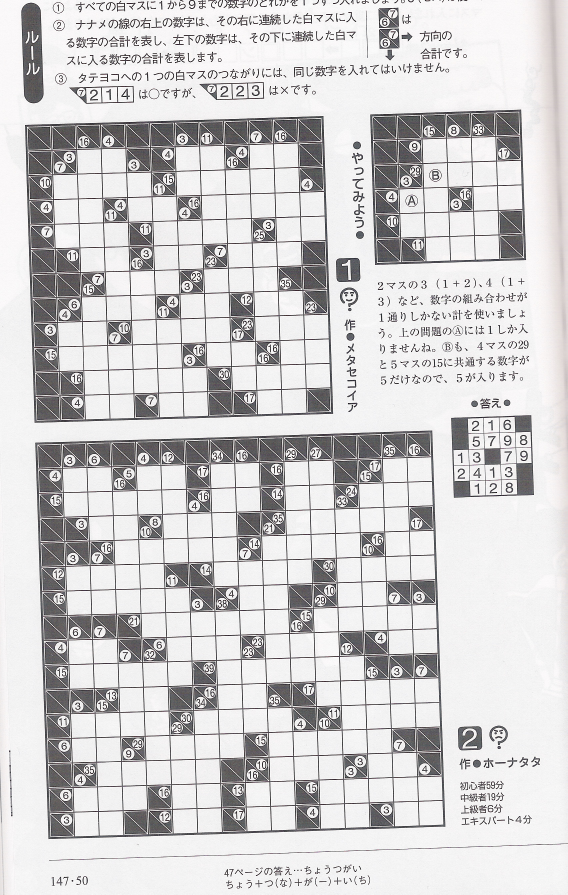
#> input picture testimage/n147.jpg, 1702 x 2683 px (shown at 1/3 size)
$ python showImgProc.py ../testimage/n147.jpg   (Python 2 division)
#> lines starting #> are read from the running program, lines starting #| are printed output that depends on the picture; after the words box and inside, x2 and y2 are one past the last pixel; in counts of white or black regions, pixels touching at a corner belong together
#> further down, img is the input picture: shape (2683, 1702, 3); mean B, G, R 207.7, 207, 208.2
#!/usr/bin/env python

import cv2
import numpy as np
import sys

def _angle_cos(p0, p1, p2):
    d1, d2 = (p0-p1).astype('float'), (p2-p1).astype('float')
    return np.dot(d1, d2) / np.sqrt( np.dot(d1, d1)*np.dot(d2, d2) )


def showImageProcess(img):
    h, w, c = img.shape
#> h = 2683; w = 1702; c = 3
    if h > 1000:
        w = w * 1000 / h
#> w = 634
        h = 1000
        img = cv2.resize(img, (w,h))
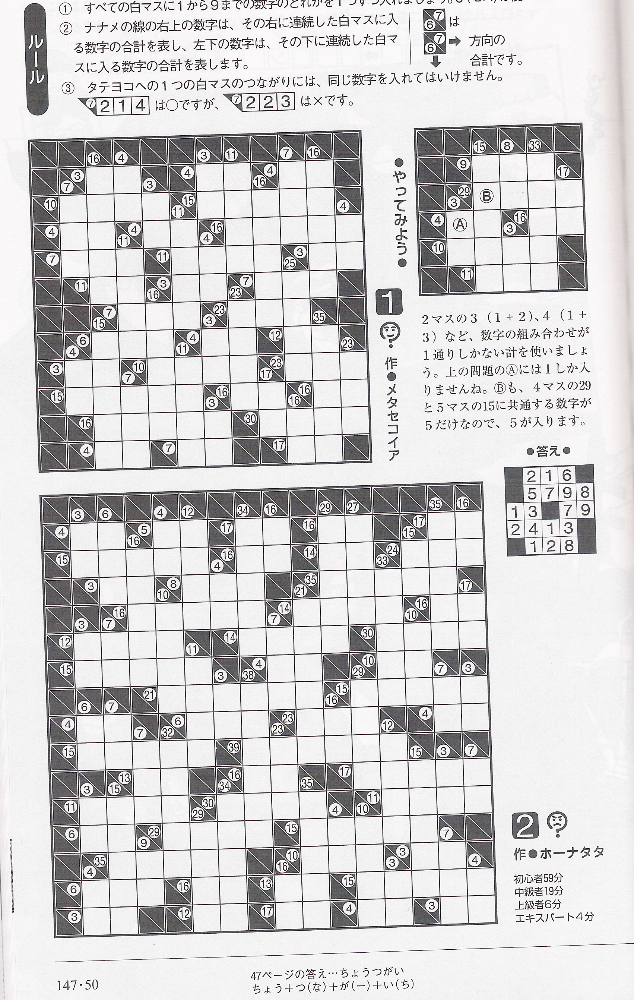
#> img: shape (1000, 634, 3); mean of channels 0, 1, 2 207.5, 206.8, 208.1; drawn as B, G, R
    cv2.imshow('Original', img)
    ch = 0xFF & cv2.waitKey()
#> (key Esc is pressed here)

    gray = cv2.cvtColor(img, cv2.COLOR_BGR2GRAY)
    cv2.imshow('Grayed', gray)
    ch = 0xFF & cv2.waitKey()
#> (key Esc is pressed here)

    blur = cv2.GaussianBlur(gray, (5, 5), 0)
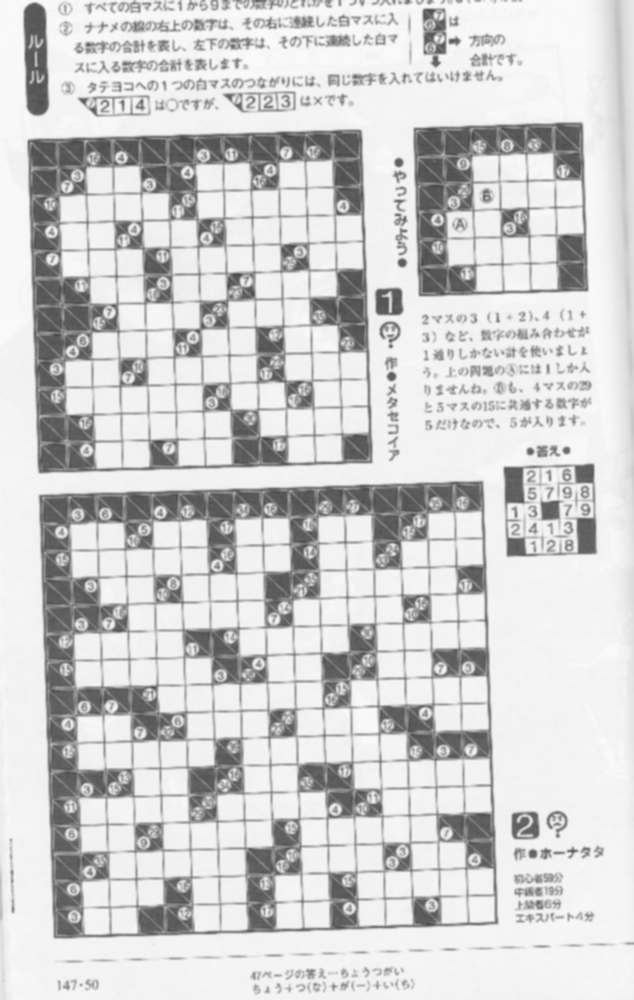
#> blur: shape (1000, 634); min 70, max 250, mean 207.3
    cv2.imshow('Blurred', blur)
    ch = 0xFF & cv2.waitKey()
#> (key Esc is pressed here)

    dilate = cv2.dilate(blur, None)
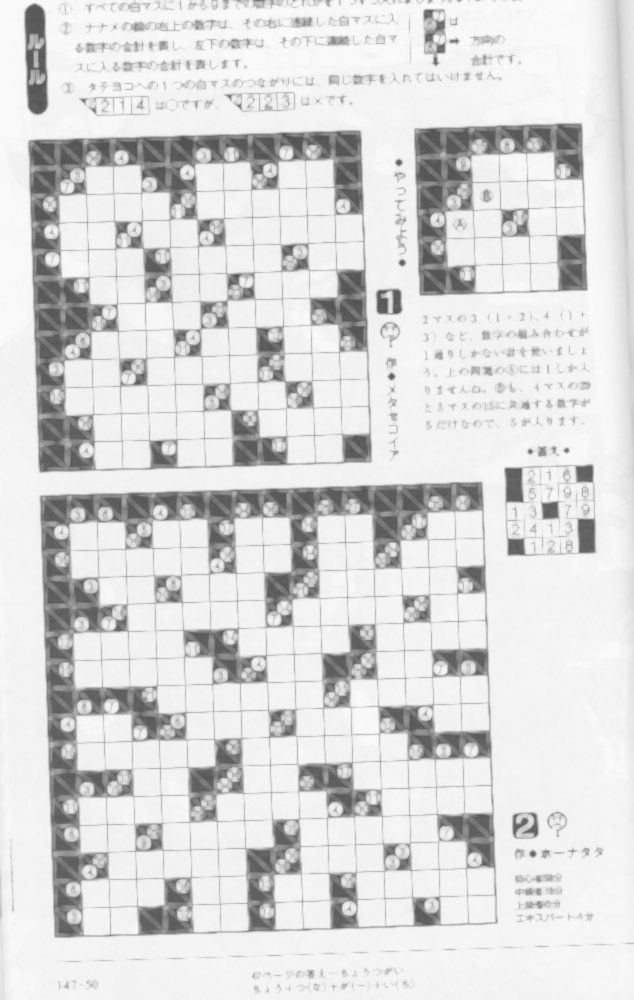
#> dilate: shape (1000, 634); min 80, max 250, mean 217.4
    cv2.imshow('Dilated', dilate)
    ch = 0xFF & cv2.waitKey()
#> (key Esc is pressed here)

    thresh = cv2.adaptiveThreshold(
            dilate,
            maxValue=255,
            adaptiveMethod=cv2.ADAPTIVE_THRESH_GAUSSIAN_C,
            thresholdType = cv2.THRESH_BINARY,
            blockSize =5,
            C = 1)
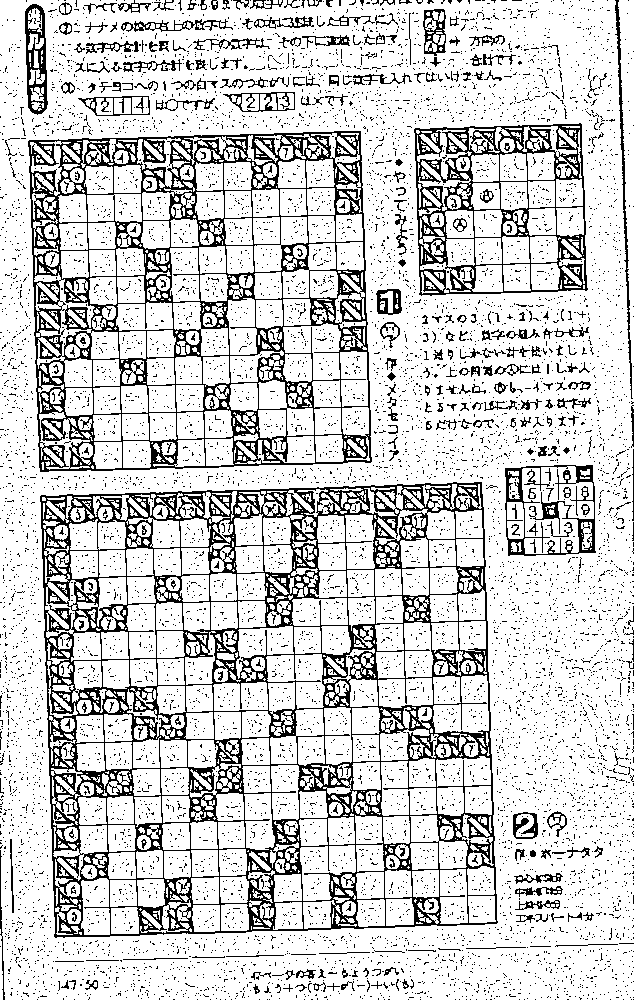
#> thresh: shape (1000, 634); 81.5% white; black in thin lines or dots
    cv2.imshow('Edged', thresh)
    ch = 0xFF & cv2.waitKey()
#> (key Esc is pressed here)

    contours, hierarchy = cv2.findContours(thresh, cv2.RETR_LIST, cv2.CHAIN_APPROX_SIMPLE)
#> contours = 12064 contours, 10897 with area under 20; largest, box (x1, y1, x2, y2) and area: (0, 0, 634, 1000) 628702, (39, 481, 499, 939) 196544, (27, 130, 373, 473) 110996, (413, 122, 589, 297) 28270, (504, 464, 597, 557) 8008
    print 'base contours=', len(contours)
#| base contours= 12064
    squares = []
    for cnt in contours:
        cnt_len = cv2.arcLength(cnt, True)
        cnt = cv2.approxPolyDP(cnt, 0.02*cnt_len, True)
        if len(cnt) == 4 and cv2.contourArea(cnt) > 1000 and cv2.isContourConvex(cnt):
            cnt2 = cnt.reshape(-1, 2)
            max_cos = np.max([abs(_angle_cos( cnt2[i], cnt2[(i+1) % 4], cnt2[(i+2) % 4] )) for i in xrange(4)])
            if max_cos < 0.1:
                squares.append(cnt)
#> this loop made 12064 passes
#> (cnt, cnt_len) on passes 1 to 3: ([[595, 998], [596, 997], [597, 998], [596, 999]], 5.66), ([[586, 998], [587, 997], [588, 998], [587, 999]], 5.66), ([[526, 998], [527, 997], [528, 998], [527, 999]], 5.66)
#> after the loop, squares = 4 contours; box (x1, y1, x2, y2) and area: (39, 481, 499, 939) 195620, (27, 130, 373, 473) 110195, (413, 122, 589, 296) 28018, (504, 464, 597, 557) 7760
    print 'squares=', len(squares)
#| squares= 4
    if len(squares) > 0:
        cont = img.copy()
        cv2.drawContours(cont, squares, -1, (0,0,255), 1)
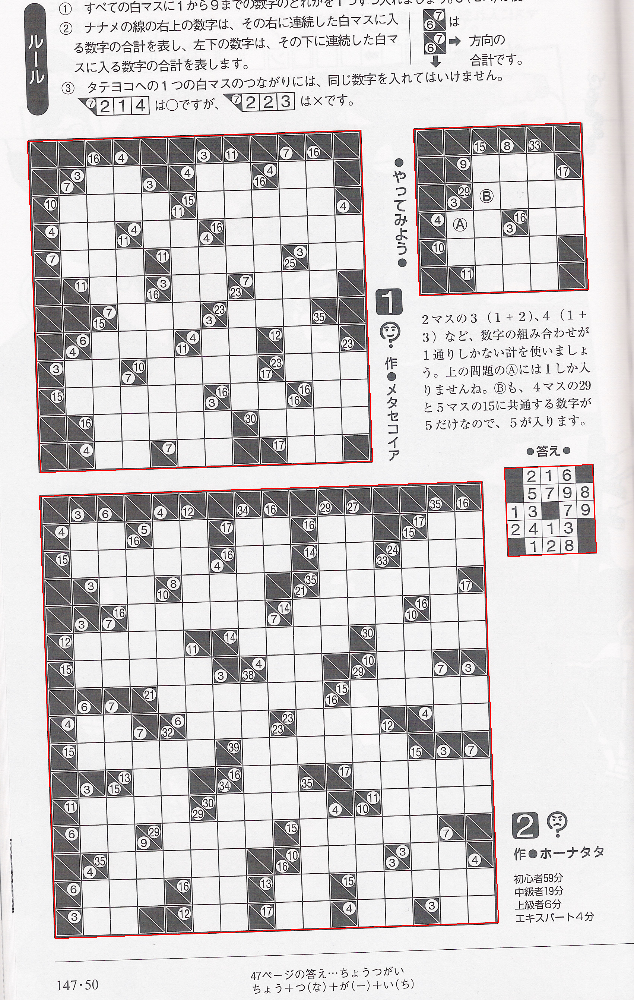
#> cont: shape (1000, 634, 3); 0.65% of pixels changed, all inside (x1, y1, x2, y2) = (27, 122, 597, 939); drawn as B, G, R
        cv2.imshow('Contours', cont)
        ch = 0xFF & cv2.waitKey()
#> (key Esc is pressed here)

    cv2.destroyAllWindows()

if __name__ == '__main__':
    flist = sys.argv[1:]
    if len(flist) == 0:
        import os
        from glob import glob
        flist = glob(os.path.join('~', 'Documents', 'kakuro', 'testdata', '*.png'))
    for fn in flist:
        print fn
        img = cv2.imread(fn)
        showImageProcess(img)
